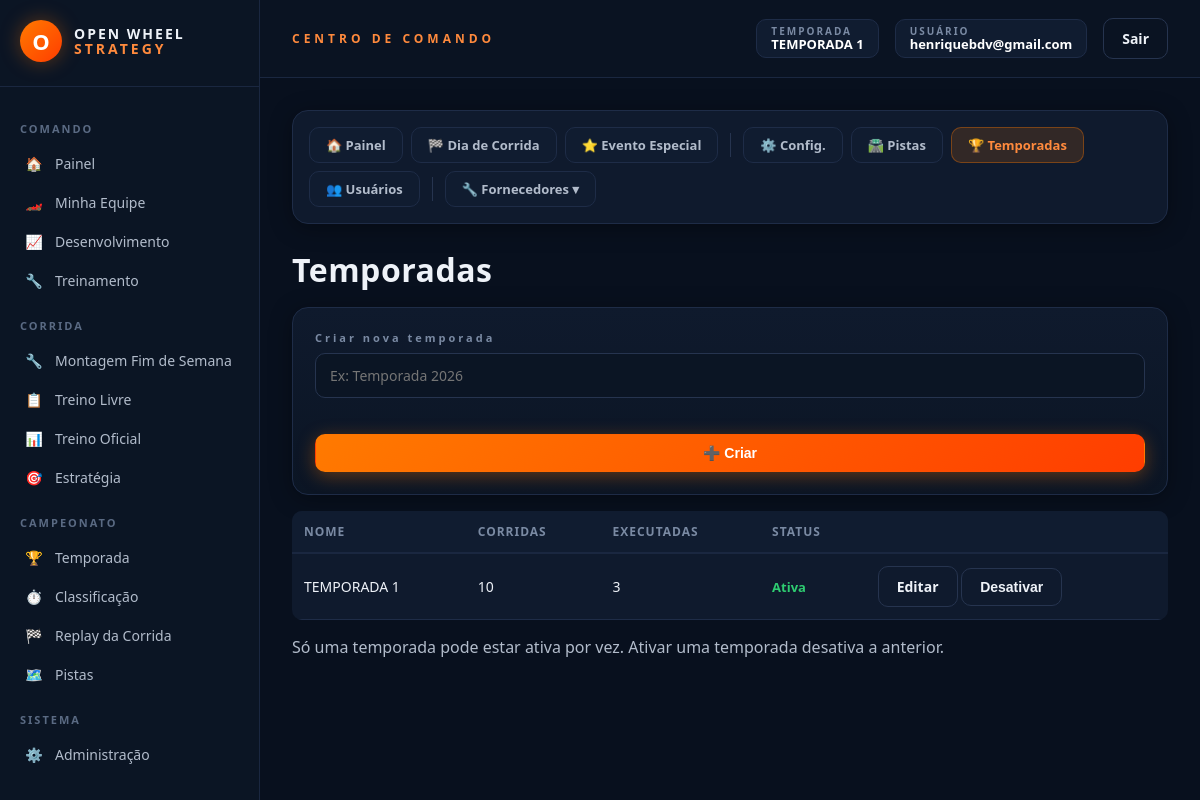
Page /admin/temporadas (signed in) on the earlier database version.
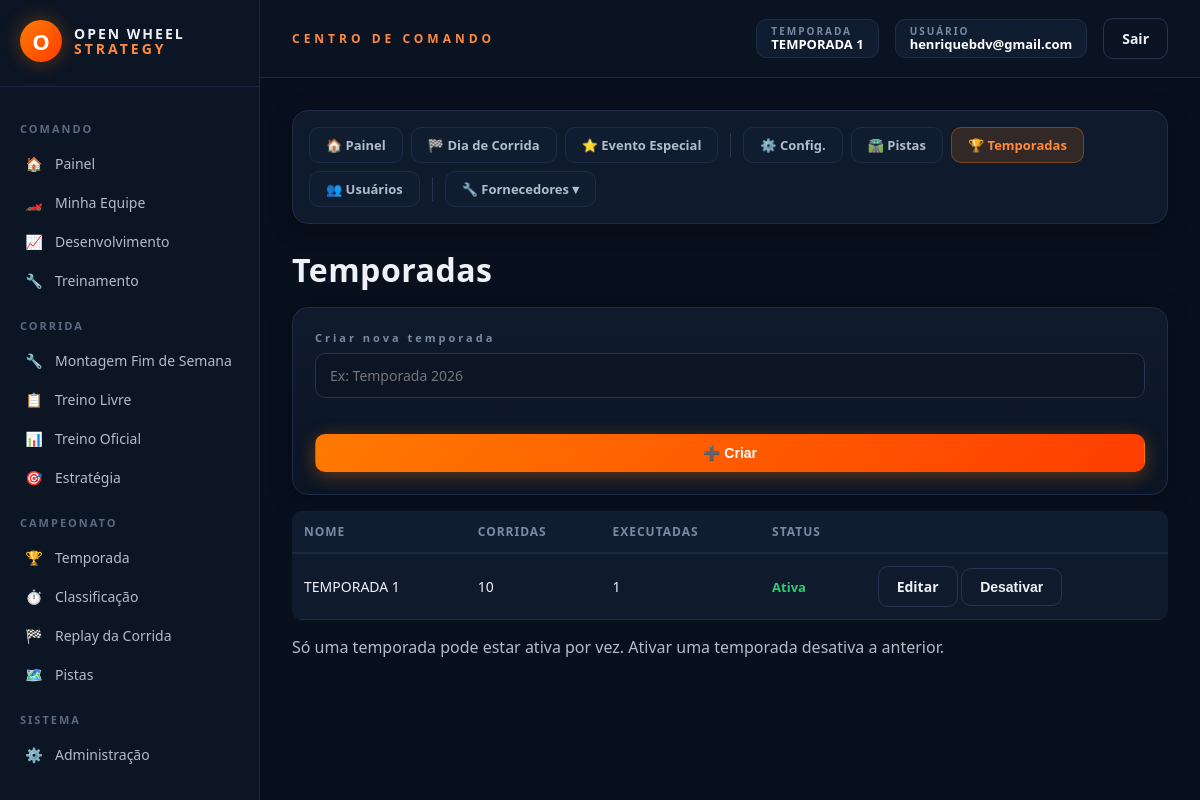
Same page on the later database version.
### models_temporada.py (models this page shows, shortened)
class Temporada(db.Model):
    __tablename__ = "temporadas"
    id = db.Column(db.Integer, primary_key=True)
    nome = db.Column(db.String(120), nullable=False)
    ativa = db.Column(db.Boolean, default=False, nullable=False)
    data_criacao = db.Column(db.DateTime, default=datetime.utcnow)
    corridas_agendadas = db.relationship(
        "CorridaAgendada", backref="temporada",
        cascade="all, delete-orphan",
        order_by="CorridaAgendada.ordem",
    )
    @classmethod
    def ativa_atual(cls):
        try:
            return cls.query.filter_by(ativa=True).first()
        except (OperationalError, ProgrammingError, NoSuchTableError):
            return None
    def total_corridas(self):
        return len(self.corridas_agendadas)
    def corridas_executadas(self):
        return sum(1 for c in self.corridas_agendadas if c.executada)

class CorridaAgendada(db.Model):
    __tablename__ = "corridas_agendadas"
    id = db.Column(db.Integer, primary_key=True)
    temporada_id = db.Column(db.Integer, db.ForeignKey("temporadas.id"), nullable=False)
    pista_real_id = db.Column(db.Integer, nullable=False)
    pista_nome = db.Column(db.String(120))
    ordem = db.Column(db.Integer, nullable=False)
    executada = db.Column(db.Boolean, default=False, nullable=False)
    data_execucao = db.Column(db.DateTime)
    resultado_json = db.Column(db.Text, default="[]")

### rotas/admin.py (the view, shortened to what this page needs)
    @app.route("/admin/temporadas", methods=["GET", "POST"])
    @admin_requerido
    def admin_temporadas():
        temporadas = Temporada.query.order_by(Temporada.data_criacao.desc()).all()
        return render_template("admin_temporadas.html", temporadas=temporadas)

### app.py (called while the page is built)
def _registrar_contexto(app):
    @app.context_processor
    def injetar_globais():
        usuario_id = session.get("usuario_id")
        usuario = Usuario.query.get(usuario_id) if usuario_id else None
        return {
            "usuario_logado": usuario,
            "categorias_fornecedor": FORNECEDORES_CONFIG,
            "temporada_ativa": Temporada.ativa_atual(),
        }

### extensoes.py (called while the page is built)
def admin_requerido(view_func):
    @functools.wraps(view_func)
    def wrapper(*args, **kwargs):
        from models import Usuario
        usuario_id = session.get("usuario_id")
        if not usuario_id:
            return redirect(url_for("login"))
        usuario = Usuario.query.get(usuario_id)
        if not usuario or not usuario.eh_admin:
            return render_template("acesso_negado.html"), 403
        return view_func(*args, **kwargs)
    return wrapper

### templates/admin_temporadas.html
{% extends "admin_base.html" %}
{% set secao_admin = 'temporadas' %}
{% block admin_content %}
<h1 class="ows-mb-md">Temporadas</h1>
<div class="ows-card ows-mb-md">
    <h3 class="ows-mb-sm">Criar nova temporada</h3>
    <form method="POST" class="ows-form ows-grid-2">
        <input class="ows-input" type="text" name="nome" placeholder="Ex: Temporada 2026" required>
        <button type="submit" class="ows-btn ows-btn-primary">➕ Criar</button>
    </form>
</div>
<table class="ows-admin-table">
    <thead><tr><th>Nome</th><th>Corridas</th><th>Executadas</th><th>Status</th><th></th></tr></thead>
    <tbody>
        {% for t in temporadas %}
        <tr>
            <td>{{ t.nome }}</td>
            <td>{{ t.total_corridas() }}</td>
            <td>{{ t.corridas_executadas() }}</td>
            <td>{% if t.ativa %}<span class="ows-badge-value ows-text-success">Ativa</span>{% else %}<span class="ows-badge-label">Inativa</span>{% endif %}</td>
            <td>
                <a href="{{ url_for('admin_temporada_editar', temporada_id=t.id) }}" class="ows-btn ows-btn-ghost">Editar</a>
                {% if t.ativa %}
                    <form method="POST" action="{{ url_for('admin_temporada_desativar', temporada_id=t.id) }}" class="ows-admin-inline-form">
                        <button type="submit" class="ows-btn ows-btn-ghost">Desativar</button>
                    </form>
                {% else %}
                    <form method="POST" action="{{ url_for('admin_temporada_ativar', temporada_id=t.id) }}" class="ows-admin-inline-form">
                        <button type="submit" class="ows-btn ows-btn-primary">Ativar</button>
                    </form>
                {% endif %}
            </td>
        </tr>
        {% else %}
        <tr><td colspan="5" class="ows-muted">Nenhuma temporada.</td></tr>
        {% endfor %}
    </tbody>
</table>
<p class="ows-hint ows-mt-md">Só uma temporada pode estar ativa por vez. Ativar uma temporada desativa a anterior.</p>
{% endblock %}

### templates/base.html (shortened to what the changed rows need)
<!DOCTYPE html>
<html lang="pt-br">
<head>
    <link href="{{ url_for('static', filename='css/variaveis.css') }}" rel="stylesheet">
    <link href="{{ url_for('static', filename='css/base.css') }}" rel="stylesheet">
    <link href="{{ url_for('static', filename='css/componentes.css') }}" rel="stylesheet">
    <link href="{{ url_for('static', filename='css/formularios.css') }}" rel="stylesheet">
    {% block css_extra %}{% endblock %}
</head>
<body>
{% if usuario_logado %}
<div class="ows-shell">
    <div class="ows-main">
        <header class="ows-topbar">
            <div class="ows-topbar-right">
                {% if temporada_ativa %}
                <div class="ows-badge">
                    <div class="ows-badge-label">TEMPORADA</div>
                    <div class="ows-badge-value">{{ temporada_ativa.nome }}</div>
                </div>
                {% endif %}
            </div>
        </header>
        <div class="ows-content">
            {% block content %}{% endblock %}
        </div>
    </div>
</div>
{% endif %}
</body>
</html>

Differences in the rows shown:
changed Temporada "TEMPORADA 1": corridas_executadas "3" → "1"
